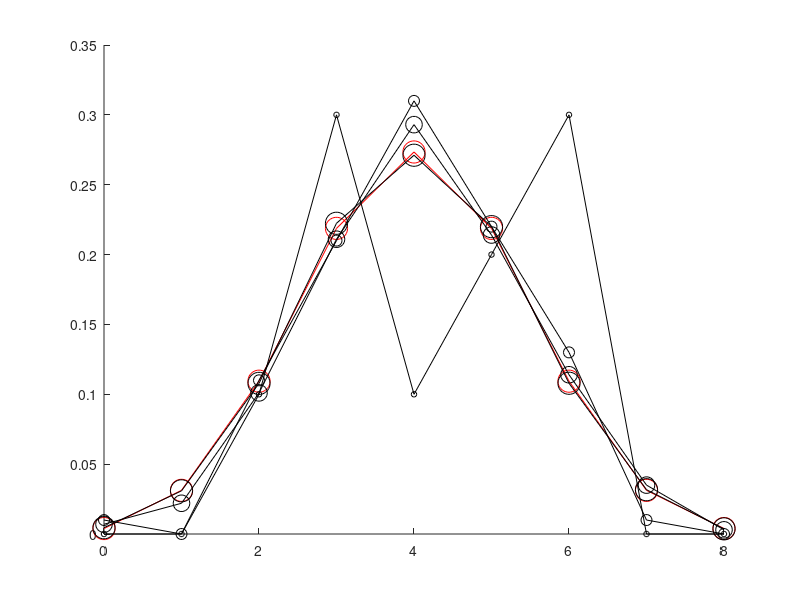

Source code (MATLAB):
% Exact Bionmial Test
% Answers to exercises found here: 
%  https://canvas.upenn.edu/courses/1358934/discussion_topics/5012730
%
% Copyright 2019 by Joshua I. Gold, University of Pennsylvania
%  Created 09/29/18

%% Exercise 2: 
%  5. 
% Set up plot to show them
cla reset; hold on;
X = 0:8;    % all possible values of k
n = 8;      % total trials
p = 0.5;    % the Null hypothesis
Y = binopdf(X,n,p)
plot(X, Y, 'ro-', 'MarkerSize', 16, 'LineWidth', 0.5);

%  To simulate it, use:
% For 10 simulations
R10 = binornd(n, p, 10, 1);
h = hist(R10, X);
s1 = h./sum(h) 
plot(X, s1, 'ko-', 'MarkerSize', 4, 'LineWidth', 0.5);

% For 100 simulations
R100 = binornd(n, 0.5, 100, 1);
h = hist(R100, 0:8);
s2 = h./sum(h)
plot(X, s2, 'ko-', 'MarkerSize', 8, 'LineWidth', 0.5);

% For 1000 simulations
R1000 = binornd(8, 0.5, 1000, 1);
h = hist(R1000, 0:8);
s3 = h./sum(h)
plot(X, s3, 'ko-', 'MarkerSize', 12, 'LineWidth', 0.5);

% For 10000 simulations
R10000 = binornd(8, 0.5, 10000, 1);
h = hist(R10000, 0:8);
s4 = h./sum(h)
plot(X, s4, 'ko-', 'MarkerSize', 16, 'LineWidth', 0.5);


%% Exercise 3
%
% 3. p = 0.0313
sum(binopdf([0 6], 6, 0.5))

% 4. p = 1 - (no extreme in first comparison) * (no extreme in second comparison)
%      = 0.0388
p1 = sum(binopdf([0 8], 8, 0.5));
p2 = sum(binopdf([0 6], 6, 0.5));
p  = 1 - (1-p1)*(1-p2)

% 5. p = 1 - prod(no extreme in each comparison)
%      = 0.0832
ns = [8 6 7 7 7];
p = 1 - prod(1-binopdf(0, ns, 0.5).*2);

% 6. p = 0.2820
ns = [14 14 12 14 13 11 10 8 6 3];
p = 1 - prod(1-binopdf(0, ns, 0.5).*2);
